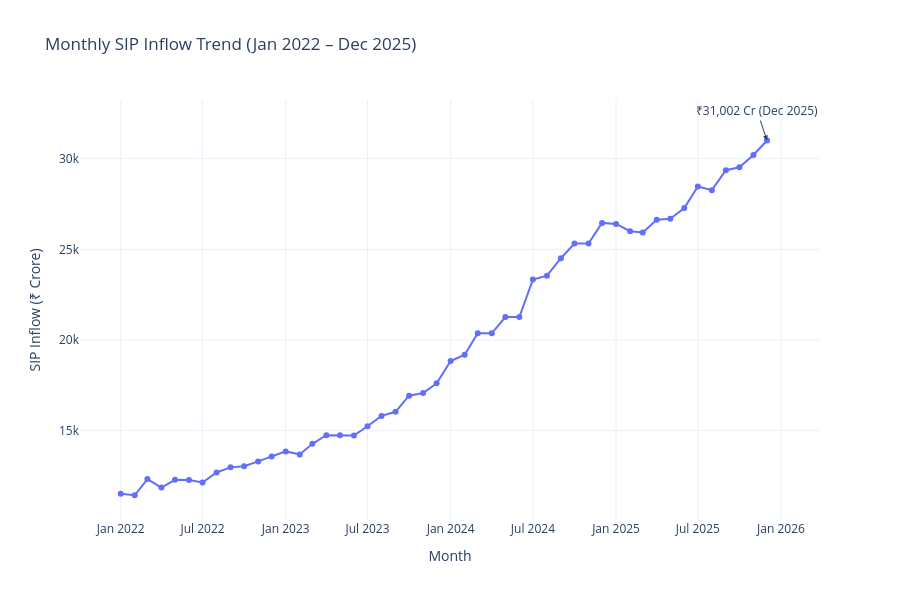

Notebook source saved alongside this figure:
### Code cell
# SIP Inflow Time-Series

sip["month"] = pd.to_datetime(sip["month"])

fig = px.line(
    sip,
    x="month",
    y="sip_inflow_crore",
    markers=True,
    title="Monthly SIP Inflow Trend (Jan 2022 – Dec 2025)"
)

fig.add_annotation(
    x="2025-12-01",
    y=31002,
    text="₹31,002 Cr (Dec 2025)",
    showarrow=True,
    arrowhead=2
)

fig.update_layout(
    xaxis_title="Month",
    yaxis_title="SIP Inflow (₹ Crore)",
    template="plotly_white",
    height=600
)

fig.show()

### Figure 1 — Plotly figure (JSON) as saved in the notebook; plotly's stock layout.template omitted (floating-point values rounded to 4 significant figures)
{"data": [{"hovertemplate": "month=%{x}<br>sip_inflow_crore=%{y}<extra></extra>", "legendgroup": "", "line": {"color": "#636efa", "dash": "solid"}, "marker": {"symbol": "circle"}, "mode": "lines+markers", "name": "", "orientation": "v", "showlegend": false, "type": "scatter", "x": ["2022-01-01T00:00:00", "2022-02-01T00:00:00", "2022-03-01T00:00:00", "2022-04-01T00:00:00", "2022-05-01T00:00:00", "2022-06-01T00:00:00", "2022-07-01T00:00:00", "2022-08-01T00:00:00", "2022-09-01T00:00:00", "2022-10-01T00:00:00", "2022-11-01T00:00:00", "2022-12-01T00:00:00", "2023-01-01T00:00:00", "2023-02-01T00:00:00", "2023-03-01T00:00:00", "2023-04-01T00:00:00", "2023-05-01T00:00:00", "2023-06-01T00:00:00", "2023-07-01T00:00:00", "2023-08-01T00:00:00", "2023-09-01T00:00:00", "2023-10-01T00:00:00", "2023-11-01T00:00:00", "2023-12-01T00:00:00", "2024-01-01T00:00:00", "2024-02-01T00:00:00", "2024-03-01T00:00:00", "2024-04-01T00:00:00", "2024-05-01T00:00:00", "2024-06-01T00:00:00", "2024-07-01T00:00:00", "2024-08-01T00:00:00", "2024-09-01T00:00:00", "2024-10-01T00:00:00", "2024-11-01T00:00:00", "2024-12-01T00:00:00", "2025-01-01T00:00:00", "2025-02-01T00:00:00", "2025-03-01T00:00:00", "2025-04-01T00:00:00", "2025-05-01T00:00:00", "2025-06-01T00:00:00", "2025-07-01T00:00:00", "2025-08-01T00:00:00", "2025-09-01T00:00:00", "2025-10-01T00:00:00", "2025-11-01T00:00:00", "2025-12-01T00:00:00"], "xaxis": "x", "y": [11517, 11438, 12328, 11863, 12286, 12276, 12140, 12694, 12976, 13040, 13306, 13573, 13856, 13687, 14276, 14749, 14749, 14734, 15245, 15814, 16042, 16928, 17073, 17610, 18838, 19187, 20371, 20371, 21262, 21262, 23332, 23547, 24509, 25323, 25320, 26459, 26400, 25999, 25926, 26632, 26688, 27274, 28464, 28265, 29361, 29529, 30200, 31002], "yaxis": "y"}], "layout": {"annotations": [{"arrowhead": 2, "showarrow": true, "text": "₹31,002 Cr (Dec 2025)", "x": "2025-12-01", "y": 31002}], "height": 600, "legend": {"tracegroupgap": 0}, "title": {"text": "Monthly SIP Inflow Trend (Jan 2022 – Dec 2025)"}, "xaxis": {"anchor": "y", "domain": [0, 1], "title": {"text": "Month"}}, "yaxis": {"anchor": "x", "domain": [0, 1], "title": {"text": "SIP Inflow (₹ Crore)"}}}}
